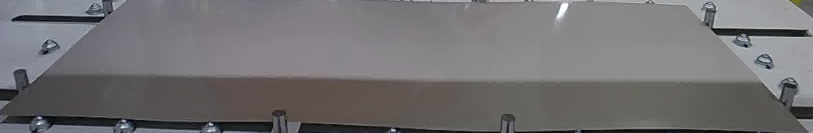
#> input picture haier/代码/high_img_template.jpg, 1625 x 265 px (shown at 1/2 size); its folder holds only this picture in this run
$ python -i img_aug.py   (imports and definitions only)
#> lines starting #> are read from the running program, lines starting #| are printed output that depends on the picture
# coding:utf-8
import numpy as np
import cv2
import os
import random
from tqdm import tqdm


def gamma(img, gamma):
#> called with gamma = 1.56
    image_gray = cv2.cvtColor(img, cv2.COLOR_RGB2GRAY)
    image_gamma = np.uint8(np.power((np.array(img) / 255.0), gamma) * 255.0)
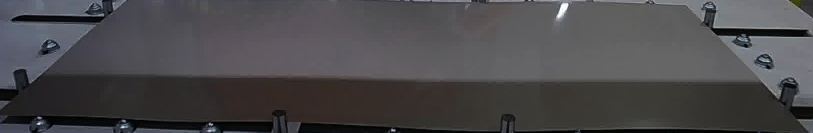
#> image_gamma: shape (265, 1625, 3) (shown at 1/2 size); mean R, G, B 74.5, 73, 75.2
    cv2.normalize(image_gamma, image_gamma, 0, 255, cv2.NORM_MINMAX)
    cv2.convertScaleAbs(image_gamma, image_gamma)

    return image_gamma


def resize(img, size):
    img_resize = cv2.resize(img, size)
    img_resize = cv2.resize(img_resize, (200, 200))

    return img_resize


def img_process(img):
    if random.random() > 0.5:
        img = gamma(img, random.uniform(0.5, 1.9))
    if random.random() > 0.5:
        img = resize(img, (100, 100))
    if random.random() > 0.5:
        img = resize(img, (400, 400))
    if random.random() > 0.5:
        img = img[:, ::-1, :]
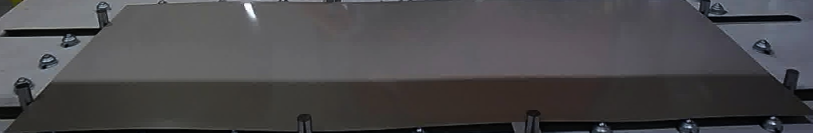
#> img: shape (265, 1625, 3) (shown at 1/2 size); mean R, G, B 74.5, 73, 75.2

    return img


# [34 lines not run here, left out]

                # [4 lines of commented-out code are left out]

>>> import cv2
>>> picture = cv2.cvtColor(cv2.imread('../../haier/代码/high_img_template.jpg'), cv2.COLOR_BGR2RGB)
>>> result = img_process(picture)
